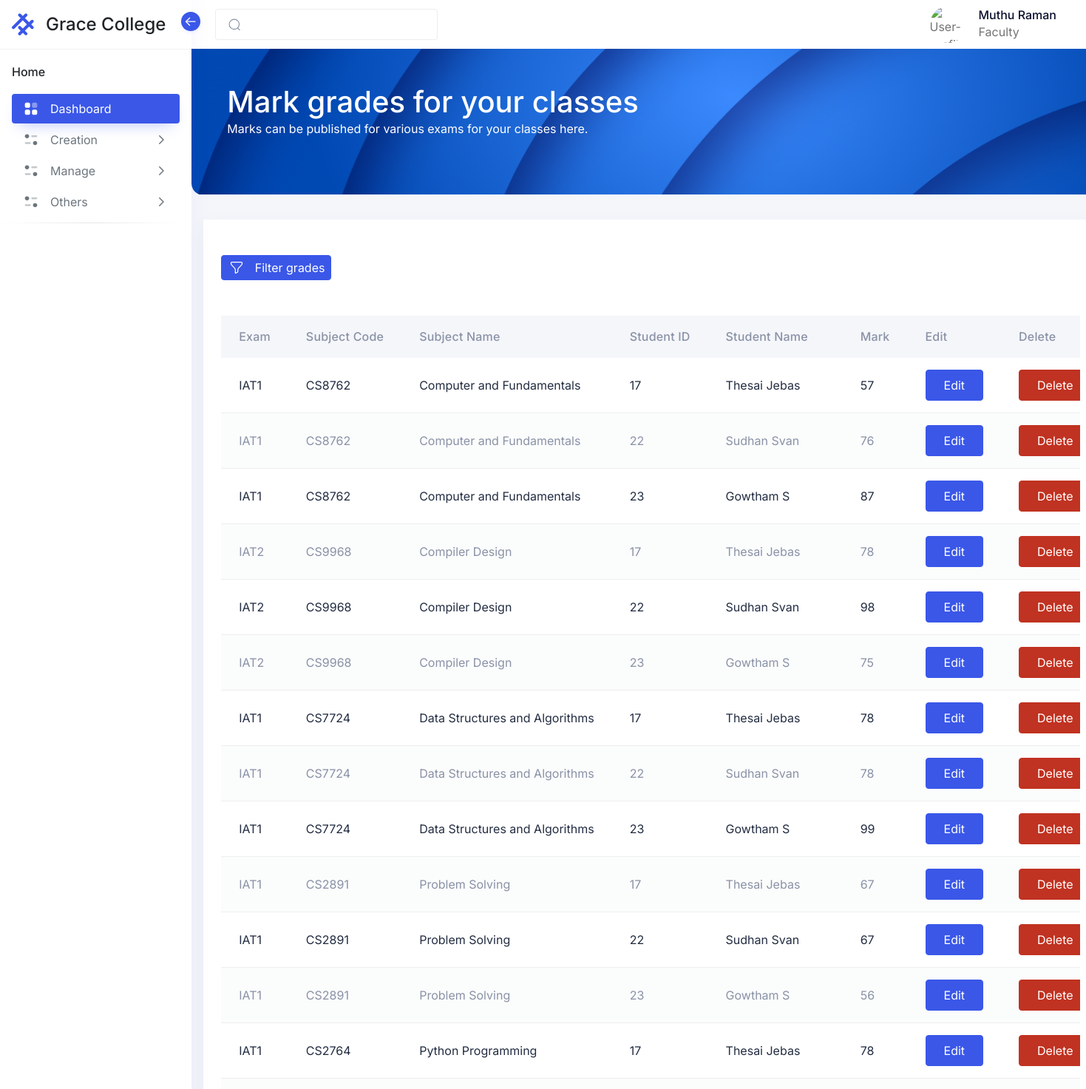
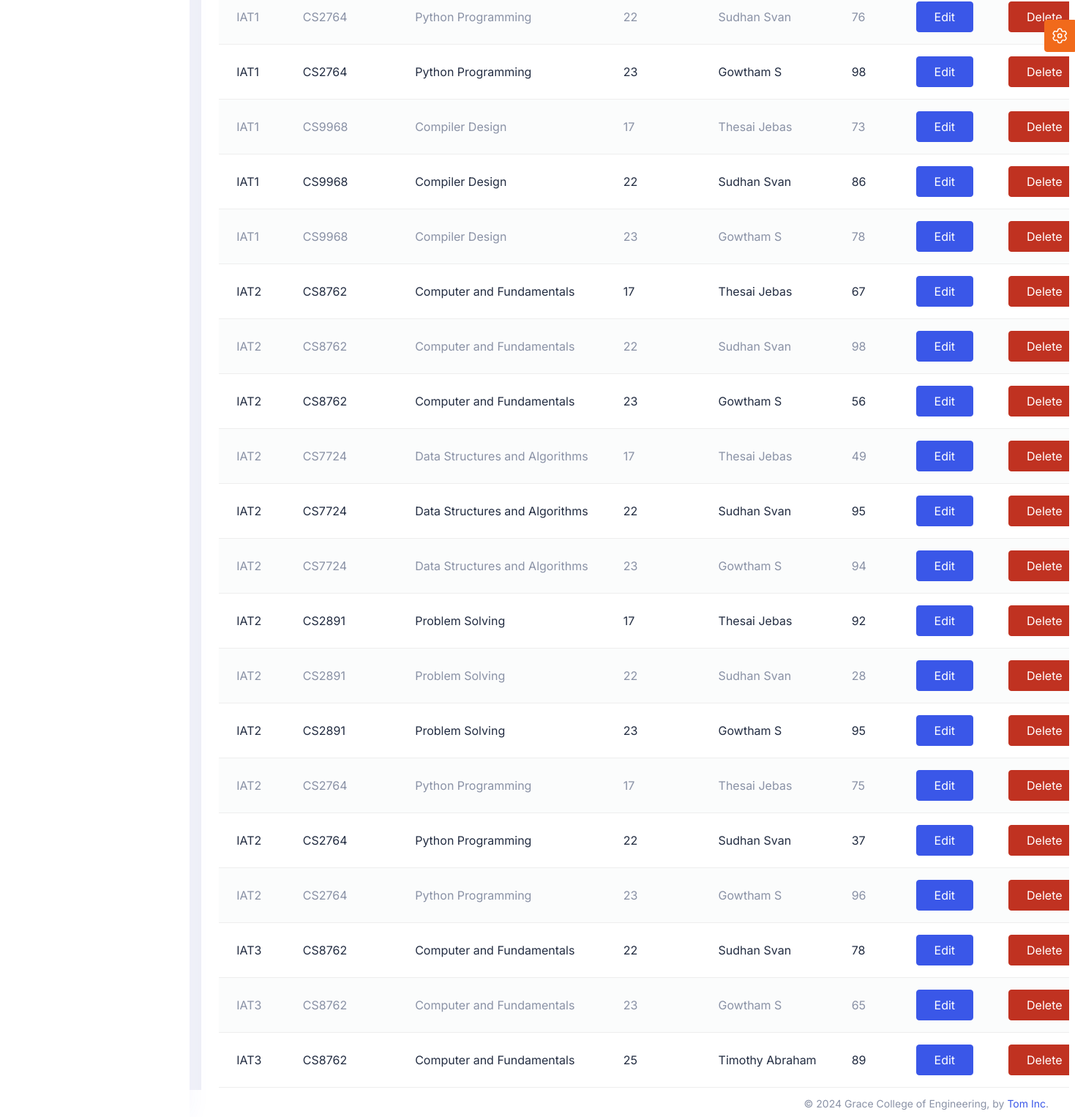
The app's page /admin/pages/grade.php (signed in) with its own data (2 pictures, top to bottom).
### tables this page shows
CREATE TABLE `erp_login` (
  `user_id` int(20) NOT NULL,
  `userName` varchar(50) NOT NULL,
  `log_pwd` varchar(100) NOT NULL COMMENT 'login password',
  `phone` varchar(50) NOT NULL,
  `role` varchar(50) NOT NULL,
  `course` varchar(200) NOT NULL,
  `department` varchar(200) NOT NULL,
  `classId` int(11) NOT NULL,
  `l_name` varchar(200) NOT NULL,
  `f_name` varchar(200) NOT NULL,
  `yearOfAdmission` varchar(100) NOT NULL,
  `log_session` timestamp NOT NULL DEFAULT current_timestamp() ON UPDATE current_timestamp() COMMENT 'login session(timestamp)',
  `active` int(5) NOT NULL DEFAULT 1 COMMENT 'active status\r\n(active -1,inactive - 0)',
  `paymentStatus` int(11) NOT NULL
);

CREATE TABLE `erp_grade` (
  `gradeId` int(11) NOT NULL,
  `subjectCode` varchar(200) NOT NULL,
  `subjectName` varchar(200) NOT NULL,
  `studentId` int(11) NOT NULL,
  `studentName` varchar(200) NOT NULL,
  `semester` int(11) NOT NULL,
  `examName` varchar(200) NOT NULL,
  `mark` int(11) NOT NULL,
  `date` date NOT NULL
);

### admin/pages/grade.php (the view, shortened to what this page needs)
<?php
include('/xampp/htdocs/Intern1/Includes/Header.php');
include('../includes/Menu.php');
$sql = "SELECT * FROM erp_grade";
$result = mysqli_query($conn, $sql);
if ($result) {
    $grades = array();
    while ($row = $result->fetch_assoc()) {
        $grades[] = $row;
    }
}
?>
<div class="iq-navbar-header" style="height: 215px;">
    <div class="container-fluid iq-container">
        <div class="row">
            <div class="col-md-12">
                <div class="flex-wrap d-flex justify-content-between align-items-center">
                    <div>
                        <h1>Mark grades for your classes</h1>
                        <p>Marks can be published for various exams for your classes here.</p>
                    </div>
                </div>
            </div>
        </div>
    </div>
    <div class="iq-header-img">
        <img src="/intern1/assets/images/dashboard/top-header.png" alt="header" class="theme-color-default-img img-fluid w-100 h-100 animated-scaleX">
    </div>
</div>
<div class="card m-3 w-100 text ">
    <div class="card-header">
    </div>
    <div class="card-body">
        <a href="#" class=" text-center btn btn-primary btn-icon mt-lg-0 mt-md-0 mt-3 mb-4" data-bs-toggle="modal" data-bs-target="#filterModal">
            <i class="btn-inner">
            </i>
            <span>Filter grades</span>
        </a>
        <div class="table-responsive mt-4">
            <table id="basic-table" class="table table-striped mb-0" role="grid">
                <thead>
                    <tr>
                        <th>Exam</th>
                        <th>Subject Code</th>
                        <th>Subject Name</th>
                        <th>Student ID</th>
                        <th>Student Name</th>
                        <th>Mark</th>
                        <th>Edit</th>
                        <th>Delete</th>
                    </tr>
                </thead>
                <tbody id="tableBody">
                    <?php foreach ($grades as $grade) { ?>
                        <tr>
                            <td><?php echo $grade['examName'] ?></td>
                            <td><?php echo $grade['subjectCode'] ?></td>
                            <td><?php echo $grade['subjectName'] ?></td>
                            <td><?php echo $grade['studentId'] ?></td>
                            <td><?php echo $grade['studentName'] ?></td>
                            <td><?php echo $grade['mark'] ?></td>
                            <td>
                                <button type='button' rowData="[<?php echo $grade['gradeId'] . ',' . $grade['studentName'] . ',' . $grade['mark'] ?>]" class='btn btn-primary editBtn' data-bs-toggle='modal' data-bs-target='#editModal'>
                                    Edit
                                </button>
                            </td>
                            <td>
                                <button type="button" gradeId="<?php echo $grade['gradeId'] ?>" class="btn btn-danger deleteBtn" data-bs-toggle="modal" data-bs-target="#deleteModal">Delete</button>
                            </td>
                        </tr>
                    <?php } ?>
                </tbody>
            </table>
        </div>
    </div>
</div>
<?php
include('/xampp/htdocs/Intern1/Includes/Footer.php');
?>

### admin/includes/Menu.php (shortened to what this page needs)
<aside class="sidebar sidebar-default sidebar-white sidebar-base navs-rounded-all ">
  <div class="sidebar-header d-flex align-items-center justify-content-start">
    <a href="/intern1/admin/home.php" class="navbar-brand">
      <div class="logo-main">
        <div class="logo-normal">
        </div>
      </div>
      <h4 class="logo-title">Grace College</h4>
    </a>
    <div class="sidebar-toggle" data-toggle="sidebar" data-active="true">
      <i class="icon">
      </i>
    </div>
  </div>
  <div class="sidebar-body pt-0 data-scrollbar">
    <div class="sidebar-list">
      <ul class="navbar-nav iq-main-menu" id="sidebar-menu">
        <li class="nav-item static-item">
          <a class="nav-link static-item disabled" href="../Gallery" tabindex="-1">
            <span class="default-icon">Home</span>
          </a>
        </li>
        <li class="nav-item">
          <a class="nav-link active" aria-current="page" href="../Gallery">
            <i class="icon">
            </i>
            <span class="item-name">Dashboard</span>
          </a>
        </li>
        <li class="nav-item">
          <a class="nav-link" data-bs-toggle="collapse" href="#horizontal-menu1" role="button" aria-expanded="false" aria-controls="horizontal-menu1">
            <i class="icon">
            </i>
            <span class="item-name">Creation</span>
            <i class="right-icon">
              <svg class="icon-18" xmlns="http://www.w3.org/2000/svg" width="18" fill="none" viewBox="0 0 24 24" stroke="currentColor">
                <path stroke-linecap="round" stroke-linejoin="round" stroke-width="2" d="M9 5l7 7-7 7" />
              </svg>
            </i>
          </a>
        </li>
        <li class="nav-item">
          <a class="nav-link" data-bs-toggle="collapse" href="#horizontal-menu2" role="button" aria-expanded="false" aria-controls="horizontal-menu2">
            <i class="icon">
            </i>
            <span class="item-name">Manage</span>
            <i class="right-icon">
              <svg class="icon-18" xmlns="http://www.w3.org/2000/svg" width="18" fill="none" viewBox="0 0 24 24" stroke="currentColor">
                <path stroke-linecap="round" stroke-linejoin="round" stroke-width="2" d="M9 5l7 7-7 7" />
              </svg>
            </i>
          </a>
        </li>
        <li class="nav-item">
          <a class="nav-link" data-bs-toggle="collapse" href="#horizontal-menu3" role="button" aria-expanded="false" aria-controls="horizontal-menu3">
            <i class="icon">
            </i>
            <span class="item-name">Others</span>
            <i class="right-icon">
              <svg class="icon-18" xmlns="http://www.w3.org/2000/svg" width="18" fill="none" viewBox="0 0 24 24" stroke="currentColor">
                <path stroke-linecap="round" stroke-linejoin="round" stroke-width="2" d="M9 5l7 7-7 7" />
              </svg>
            </i>
          </a>
            </li> -->
          </ul>
        <li>
          <hr class="hr-horizontal">
        </li>
    </div>
  </div>
</aside>
<main class="main-content">
  <div class="position-relative iq-banner">
    <nav class="nav navbar navbar-expand-lg navbar-light iq-navbar">
      <div class="container-fluid navbar-inner">
        <div class="input-group search-input">
          <span class="input-group-text" id="search-input">
          </span>
          <input type="search" class="form-control" placeholder="">
        </div>
        <div class="collapse navbar-collapse" id="navbarSupportedContent">
          <ul class="mb-2 navbar-nav ms-auto align-items-center navbar-list mb-lg-0">
            <li class="nav-item dropdown">
              <a class="py-0 nav-link d-flex align-items-center" href="#" id="navbarDropdown" role="button" data-bs-toggle="dropdown" aria-expanded="false">
                <img src="/intern1/assets/images/avatars/01.png" alt="User-Profile" class="theme-color-default-img img-fluid avatar avatar-50 avatar-rounded">
                <div class="caption ms-3 d-none d-md-block ">
                  <h6 class="mb-0 caption-title"><?php echo ucfirst($f_fname . " " . $f_lname) ?></h6>
                  <p class="mb-0 caption-sub-title"><?php echo ucfirst($f_role) ?></p>
                </div>
              </a>
            </li>
          </ul>
        </div>
      </div>
    </nav>
  </div>

### records on screen
erp_login: f_name+l_name "Muthu Raman", role "Faculty"
erp_grade: examName "IAT1", subjectCode "CS8762", subjectName "Computer and Fundamentals", studentId "17", studentName "Thesai Jebas", mark "57"
erp_grade: examName "IAT1", subjectCode "CS8762", subjectName "Computer and Fundamentals", studentId "22", studentName "Sudhan Svan", mark "76"
erp_grade: examName "IAT1", subjectCode "CS8762", subjectName "Computer and Fundamentals", studentId "23", studentName "Gowtham S", mark "87"
erp_grade: examName "IAT2", subjectCode "CS9968", subjectName "Compiler Design", studentId "17", studentName "Thesai Jebas", mark "78"
erp_grade: examName "IAT2", subjectCode "CS9968", subjectName "Compiler Design", studentId "22", studentName "Sudhan Svan", mark "98"
erp_grade: examName "IAT2", subjectCode "CS9968", subjectName "Compiler Design", studentId "23", studentName "Gowtham S", mark "75"
erp_grade: examName "IAT1", subjectCode "CS7724", subjectName "Data Structures and Algorithms", studentId "17", studentName "Thesai Jebas", mark "78"
erp_grade: examName "IAT1", subjectCode "CS7724", subjectName "Data Structures and Algorithms", studentId "22", studentName "Sudhan Svan", mark "78"
erp_grade: examName "IAT1", subjectCode "CS7724", subjectName "Data Structures and Algorithms", studentId "23", studentName "Gowtham S", mark "99"
erp_grade: examName "IAT1", subjectCode "CS2891", subjectName "Problem Solving", studentId "17", studentName "Thesai Jebas", mark "67"
erp_grade: examName "IAT1", subjectCode "CS2891", subjectName "Problem Solving", studentId "22", studentName "Sudhan Svan", mark "67"
erp_grade: examName "IAT1", subjectCode "CS2891", subjectName "Problem Solving", studentId "23", studentName "Gowtham S", mark "56"
erp_grade: examName "IAT1", subjectCode "CS2764", subjectName "Python Programming", studentId "17", studentName "Thesai Jebas", mark "78"
erp_grade: examName "IAT1", subjectCode "CS2764", subjectName "Python Programming", studentId "22", studentName "Sudhan Svan", mark "76"
erp_grade: examName "IAT1", subjectCode "CS2764", subjectName "Python Programming", studentId "23", studentName "Gowtham S", mark "98"
erp_grade: examName "IAT1", subjectCode "CS9968", subjectName "Compiler Design", studentId "17", studentName "Thesai Jebas", mark "73"
erp_grade: examName "IAT1", subjectCode "CS9968", subjectName "Compiler Design", studentId "22", studentName "Sudhan Svan", mark "86"
erp_grade: examName "IAT1", subjectCode "CS9968", subjectName "Compiler Design", studentId "23", studentName "Gowtham S", mark "78"
erp_grade: examName "IAT2", subjectCode "CS8762", subjectName "Computer and Fundamentals", studentId "17", studentName "Thesai Jebas", mark "67"
erp_grade: examName "IAT2", subjectCode "CS8762", subjectName "Computer and Fundamentals", studentId "22", studentName "Sudhan Svan", mark "98"
erp_grade: examName "IAT2", subjectCode "CS8762", subjectName "Computer and Fundamentals", studentId "23", studentName "Gowtham S", mark "56"
erp_grade: examName "IAT2", subjectCode "CS7724", subjectName "Data Structures and Algorithms", studentId "17", studentName "Thesai Jebas", mark "49"
erp_grade: examName "IAT2", subjectCode "CS7724", subjectName "Data Structures and Algorithms", studentId "22", studentName "Sudhan Svan", mark "95"
erp_grade: examName "IAT2", subjectCode "CS7724", subjectName "Data Structures and Algorithms", studentId "23", studentName "Gowtham S", mark "94"
erp_grade: examName "IAT2", subjectCode "CS2891", subjectName "Problem Solving", studentId "17", studentName "Thesai Jebas", mark "92"
erp_grade: examName "IAT2", subjectCode "CS2891", subjectName "Problem Solving", studentId "22", studentName "Sudhan Svan", mark "28"
erp_grade: examName "IAT2", subjectCode "CS2891", subjectName "Problem Solving", studentId "23", studentName "Gowtham S", mark "95"
erp_grade: examName "IAT2", subjectCode "CS2764", subjectName "Python Programming", studentId "17", studentName "Thesai Jebas", mark "75"
erp_grade: examName "IAT2", subjectCode "CS2764", subjectName "Python Programming", studentId "22", studentName "Sudhan Svan", mark "37"
erp_grade: examName "IAT2", subjectCode "CS2764", subjectName "Python Programming", studentId "23", studentName "Gowtham S", mark "96"
erp_grade: examName "IAT3", subjectCode "CS8762", subjectName "Computer and Fundamentals", studentId "22", studentName "Sudhan Svan", mark "78"
erp_grade: examName "IAT3", subjectCode "CS8762", subjectName "Computer and Fundamentals", studentId "23", studentName "Gowtham S", mark "65"
erp_grade: examName "IAT3", subjectCode "CS8762", subjectName "Computer and Fundamentals", studentId "25", studentName "Timothy Abraham", mark "89"
